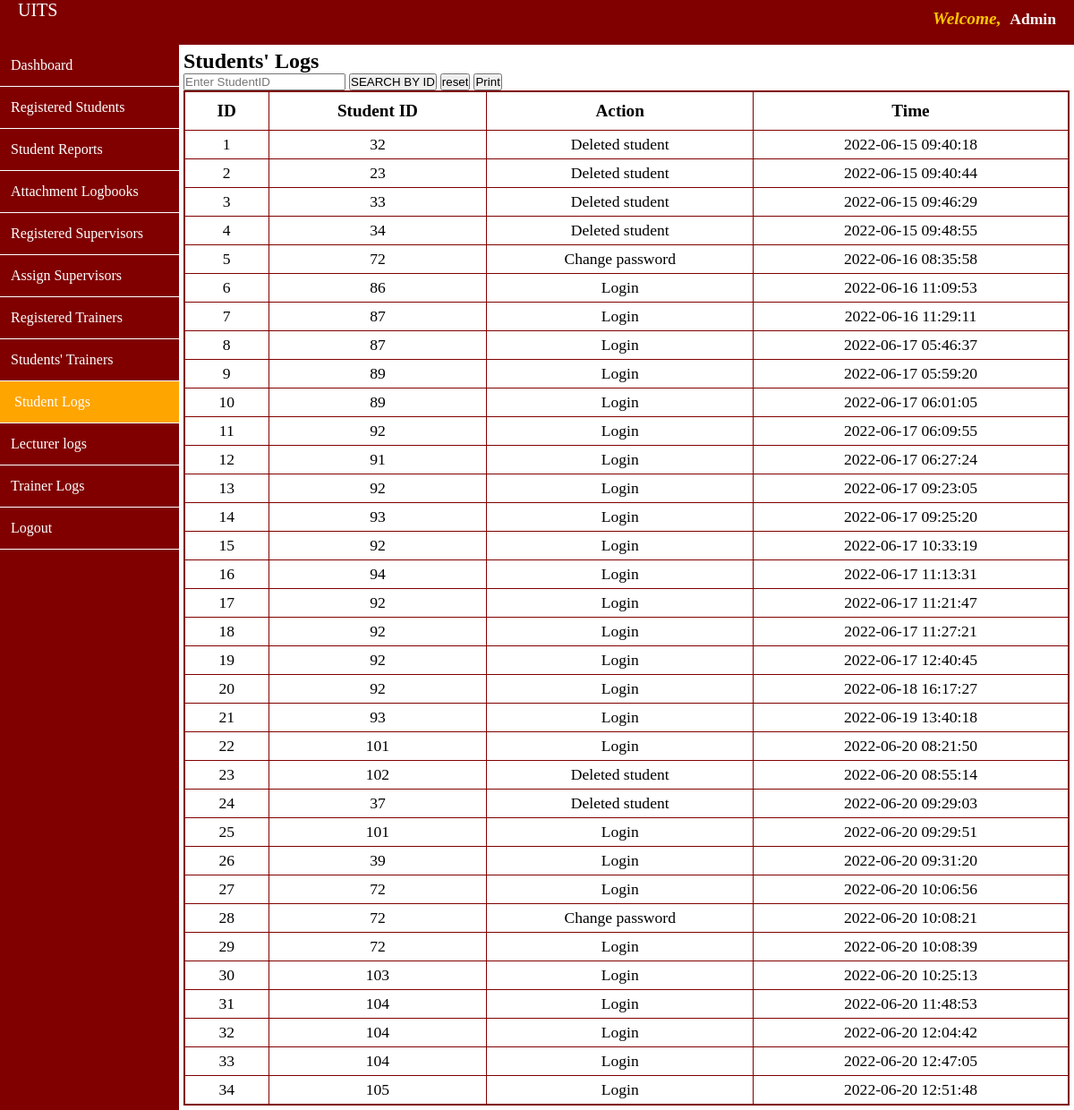
Screenshot of /admin/studentslogs.php with the database file from the repository.
### tables this page shows
CREATE TABLE IF NOT EXISTS `studentlogs` (
  `id` int NOT NULL AUTO_INCREMENT,
  `student_id` int NOT NULL,
  `action` varchar(255) DEFAULT NULL,
  `time` varchar(255) NOT NULL,
  PRIMARY KEY (`id`)
);

### admin/studentslogs.php (the view, shortened to what this page needs)
<html>
<head>
    <link rel="stylesheet" href="./templates/admin1.css" />
</head>
<body>
    <div id="top-navigation">
        <div id="logo"> UITS</div>
        <div id="student_name"><span style="color:rgb(255, 198, 0);font-size:1.1em"><em>Welcome,</em>&nbsp; </span><span style="font-family:serif"><?php echo "Admin" ?></span></div>
    </div>
    <div class="admincontent">
        <div class="sidebar">
            <ul id="menu_list">
                <a class="menu_items_link" href="dashboard.php">
                    <li class="menu_items_list">Dashboard</li>
                </a>
                <a class="menu_items_link" href="registeredstudents.php">
                    <li class="menu_items_list">Registered Students</li>
                </a>
                <a class="menu_items_link" href="submitreports.php">
                    <li class="menu_items_list">Student Reports</li>
                </a>
                <a class="menu_items_link" href="attachmentlogbooks.php">
                    <li class="menu_items_list">Attachment Logbooks</li>
                </a>
                <a class="menu_items_link" href="registeredsupervisors.php">
                    <li class="menu_items_list">Registered Supervisors</li>
                </a>
                <a class="menu_items_link" href="assignedlecturers.php">
                    <li class="menu_items_list">Assign Supervisors</li>
                </a>
                <a class="menu_items_link" href="registeredtrainers.php">
                    <li class="menu_items_list">Registered Trainers</li>
                </a>
                <a class="menu_items_link" href="studentstrainers.php">
                    <li class="menu_items_list">Students' Trainers</li>
                </a>
                <a class="menu_items_link" href="studentslogs.php">
                    <li class="menu_items_list" style="background-color:orange;padding-left:16px">Student Logs</li>
                </a>
                <a class="menu_items_link" href="lecturerlogs.php">
                    <li class="menu_items_list">Lecturer logs</li>
                </a>
                <a class="menu_items_link" href="trainerlogs.php">
                    <li class="menu_items_list">Trainer Logs</li>
                </a>
                <a class="menu_items_link" href="dashboard.php?logout">
                    <li class="menu_items_list">Logout</li>
                </a>
            </ul>
        </div>
        <div class="main">
            <h2>Students' Logs</h2>
            <div classs="reports">
                <form action="" method="GET">
                    <div class="options">
                        <input type="text" name="student_id" placeholder="Enter StudentID" value="<?php if (isset($_GET['student_id'])) {
                                                                                                        echo $_GET['student_id'];
                                                                                                    } ?>" />
                        <input type="submit" name="search" value="SEARCH BY ID" class="bton">
                        <input type="submit" value="reset" name="reset" class="bton">
                        <button onclick="window.print();" class="bton">Print</button>
                    </div>
                </form>
            </div>
            <table border="1" cellpadding="0">
                <thead>
                    <tr>
                        <th>ID</th>
                        <th>Student ID</th>
                        <th>Action</th>
                        <th>Time</th>
                    </tr>
                </thead>
                <?php
                if (!isset($_GET['search'])) {
                    $query = "SELECT * FROM studentlogs";
                    getData($query);
                } elseif (isset($_GET['search'])) {
                    $student_id = $_GET['student_id'];
                    $sql = "SELECT * FROM studentlogs WHERE student_id='$student_id'";
                    getData($sql);
                } elseif (isset($_POST['reset'])) {
                    $query = "SELECT * FROM studentlogs";
                    getData($query);
                } else {
                }
                ?>
                    <?php
                    function getData($sql)
                    {
                        $conn = mysqli_connect('localhost', 'root', '', 'dbsupervise');
                        $data = mysqli_query($conn, $sql);
                        if (mysqli_num_rows($data) > 0) {
                            while ($row = mysqli_fetch_array($data)) {
                                $id = $row['id'];
                                $student_id = $row['student_id'];
                                $action = $row['action'];
                                $time = $row['time'];
                                echo "<tr>";
                                echo "<td>{$id}</td>";
                                echo "<td>{$student_id}</td>";
                                echo "<td>{$action}</td>";
                                echo "<td>{$time}</td>";
                                echo "</tr>";
                            }
                        } else { ?>
                            <tr>
                                <td>No data found!</td>
                            </tr>
                    <?php
                        }
                    }
                    ?>
            </table>
        </div>
    </div>
</body>
</html>

### admin/templates/admin1.css (style rules this page uses)
* { margin: 0; padding: 0; text-decoration: none; }
body { box-sizing: border-box; }
#top-navigation { height:50px; background-color: #800000; position: fixed; width: 100%; }
#top-navigation #logo { color: #fff; float:left; width:150px; height:50px; position:relative; left:20px; font-size: 20px; }
#top-navigation #student_name { color: whitesmoke; float: right; margin-right: 20px; font-size: 1.1em; font-weight: bold; margin-top: 10px; font-family: serif; }
.sidebar { position:fixed; background:#800000; width:200px; height:100%; top:50px; left:0; z-index:1; }
.sidebar #menu_list a { text-decoration: none; color: white; font-size: 1em; }
.sidebar #menu_list li { text-decoration-style: none; padding: 14px 10px 14px 12px; border-bottom: 1px solid white; font-weight: lighter; }
.main { margin-left: 200px; padding: 5px; }
.main h2 { margin-top: 50px; }
table { width:100%; border-collapse: collapse; border: 2px solid #800000; }
table th { padding: 10px; font-weight: bold; font-size:1.2em; }
table td { font-size:1.1em; padding:5px; text-align: center; }

### rows the page displays
studentlogs: id "1", student "32", action "Deleted student", time "2022-06-15 09:40:18"
studentlogs: id "2", student "23", action "Deleted student", time "2022-06-15 09:40:44"
studentlogs: id "3", student "33", action "Deleted student", time "2022-06-15 09:46:29"
studentlogs: id "4", student "34", action "Deleted student", time "2022-06-15 09:48:55"
studentlogs: id "5", student "72", action "Change password", time "2022-06-16 08:35:58"
studentlogs: id "6", student "86", action "Login", time "2022-06-16 11:09:53"
studentlogs: id "7", student "87", action "Login", time "2022-06-16 11:29:11"
studentlogs: id "8", student "87", action "Login", time "2022-06-17 05:46:37"
studentlogs: id "9", student "89", action "Login", time "2022-06-17 05:59:20"
studentlogs: id "10", student "89", action "Login", time "2022-06-17 06:01:05"
studentlogs: id "11", student "92", action "Login", time "2022-06-17 06:09:55"
studentlogs: id "12", student "91", action "Login", time "2022-06-17 06:27:24"
studentlogs: id "13", student "92", action "Login", time "2022-06-17 09:23:05"
studentlogs: id "14", student "93", action "Login", time "2022-06-17 09:25:20"
studentlogs: id "15", student "92", action "Login", time "2022-06-17 10:33:19"
studentlogs: id "16", student "94", action "Login", time "2022-06-17 11:13:31"
studentlogs: id "17", student "92", action "Login", time "2022-06-17 11:21:47"
studentlogs: id "18", student "92", action "Login", time "2022-06-17 11:27:21"
studentlogs: id "19", student "92", action "Login", time "2022-06-17 12:40:45"
studentlogs: id "20", student "92", action "Login", time "2022-06-18 16:17:27"
studentlogs: id "21", student "93", action "Login", time "2022-06-19 13:40:18"
studentlogs: id "22", student "101", action "Login", time "2022-06-20 08:21:50"
studentlogs: id "23", student "102", action "Deleted student", time "2022-06-20 08:55:14"
studentlogs: id "24", student "37", action "Deleted student", time "2022-06-20 09:29:03"
studentlogs: id "25", student "101", action "Login", time "2022-06-20 09:29:51"
studentlogs: id "26", student "39", action "Login", time "2022-06-20 09:31:20"
studentlogs: id "27", student "72", action "Login", time "2022-06-20 10:06:56"
studentlogs: id "28", student "72", action "Change password", time "2022-06-20 10:08:21"
studentlogs: id "29", student "72", action "Login", time "2022-06-20 10:08:39"
studentlogs: id "30", student "103", action "Login", time "2022-06-20 10:25:13"
studentlogs: id "31", student "104", action "Login", time "2022-06-20 11:48:53"
studentlogs: id "32", student "104", action "Login", time "2022-06-20 12:04:42"
studentlogs: id "33", student "104", action "Login", time "2022-06-20 12:47:05"
studentlogs: id "34", student "105", action "Login", time "2022-06-20 12:51:48"
